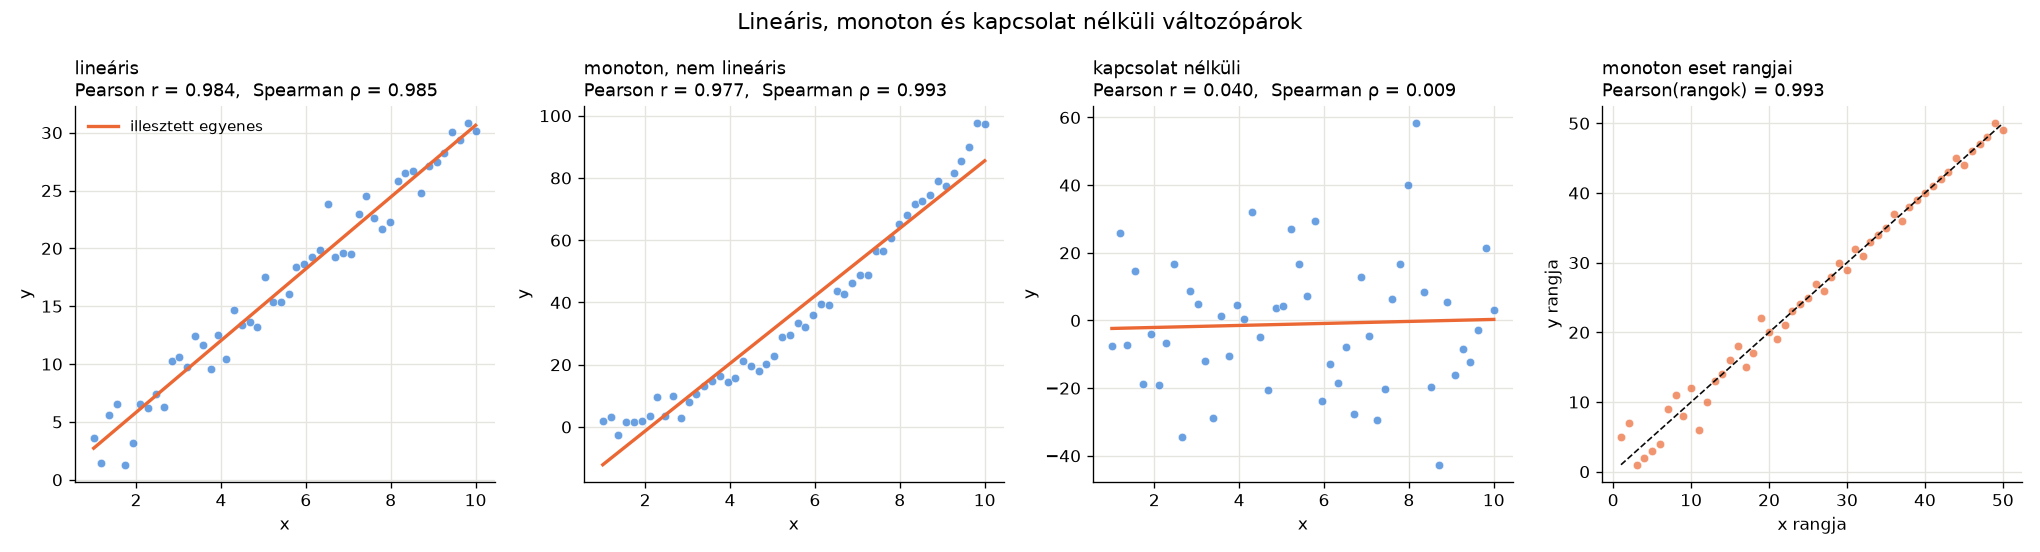

Python code for this plot:
# -*- coding: utf-8 -*-
"""3. Lineáris és monoton kapcsolat összehasonlítása.

Szimulált adatok (rng seed = 42), három változópár:
  1. lineáris kapcsolat,
  2. monoton, de nem lineáris kapcsolat,
  3. kapcsolat nélküli változók.

Pontdiagramot készítünk, és mindhárom esetben kiszámítjuk a Pearson- és a
Spearman-korrelációt. A monoton esetnél a rangok pontdiagramját is
megmutatjuk: a Spearman valójában a rangokra számolt Pearson-korreláció.
"""

import os

import numpy as np
import matplotlib.pyplot as plt
from scipy import stats

MAPPA = os.path.dirname(os.path.abspath(__file__))

SZIN = "#2a78d6"
SZIN2 = "#eb6834"
SZOVEG_SZIN = "#0b0b0b"
RACS_SZIN = "#e5e4df"


def cim(szoveg):
    """Szakaszcím a kimenetben."""
    print()
    print("=" * 70)
    print(szoveg)
    print("=" * 70)


def ax_formaz(ax, cim_szoveg, xlabel, ylabel):
    """Közös formázás: cím, tengelyfeliratok, halvány rács."""
    ax.set_title(cim_szoveg, loc="left", fontsize=11)
    ax.set_xlabel(xlabel)
    ax.set_ylabel(ylabel)
    ax.grid(color=RACS_SZIN, linewidth=0.8)
    ax.set_axisbelow(True)
    for oldal in ("top", "right"):
        ax.spines[oldal].set_visible(False)


def adatok():
    rng = np.random.default_rng(42)
    x = np.linspace(1, 10, 50)
    y_linear = 3 * x + rng.normal(0, 2, 50)
    y_monotonic = x**2 + rng.normal(0, 3, 50)
    y_random = rng.normal(0, 20, 50)
    return x, {
        "lineáris": y_linear,
        "monoton, nem lineáris": y_monotonic,
        "kapcsolat nélküli": y_random,
    }


def abra(x, esetek, eredmenyek):
    fig, tengelyek = plt.subplots(1, 4, figsize=(17, 4.6))
    for ax, (nev, y) in zip(tengelyek, esetek.items()):
        e = eredmenyek[nev]
        ax.scatter(x, y, s=26, color=SZIN, alpha=0.7, edgecolor="white", linewidth=0.5)
        meredekseg, metszet = np.polyfit(x, y, 1)
        ax.plot(x, metszet + meredekseg * x, color=SZIN2, linewidth=2,
                label="illesztett egyenes")
        ax_formaz(ax, "{}\nPearson r = {:.3f},  Spearman ρ = {:.3f}".format(
            nev, e["pearson"], e["spearman"]), "x", "y")

    # A Spearman a rangokra számolt Pearson: a monoton görbe rangjai egy egyenesre esnek.
    y_mon = esetek["monoton, nem lineáris"]
    rang_x, rang_y = stats.rankdata(x), stats.rankdata(y_mon)
    ax = tengelyek[3]
    ax.scatter(rang_x, rang_y, s=26, color=SZIN2, alpha=0.7, edgecolor="white", linewidth=0.5)
    ax.plot([1, len(x)], [1, len(x)], color=SZOVEG_SZIN, linewidth=1, linestyle="--")
    ax_formaz(ax, "monoton eset rangjai\nPearson(rangok) = {:.3f}".format(
        np.corrcoef(rang_x, rang_y)[0, 1]), "x rangja", "y rangja")

    tengelyek[0].legend(loc="upper left", frameon=False, fontsize=9)
    fig.suptitle("Lineáris, monoton és kapcsolat nélküli változópárok", fontsize=13)
    fig.tight_layout()
    fig.savefig(os.path.join(MAPPA, "03_linearis_monoton.png"), dpi=120)


def main():
    x, esetek = adatok()

    cim("Pearson- és Spearman-korreláció a három esetben")
    eredmenyek = {}
    print("  {:<24} {:>10} {:>10} {:>10} {:>10}".format(
        "eset", "Pearson r", "p", "Spearman ρ", "p"))
    for nev, y in esetek.items():
        p = stats.pearsonr(x, y)
        s = stats.spearmanr(x, y)
        eredmenyek[nev] = {"pearson": p.statistic, "spearman": s.statistic}
        print("  {:<24} {:>10.3f} {:>10.2e} {:>10.3f} {:>10.2e}".format(
            nev, p.statistic, p.pvalue, s.statistic, s.pvalue))

    # A lineáris illesztés hibája a monoton esetben: a reziduumok rendszeres mintázatot mutatnak.
    y_mon = esetek["monoton, nem lineáris"]
    meredekseg, metszet = np.polyfit(x, y_mon, 1)
    rezid = y_mon - (metszet + meredekseg * x)
    harmad = len(x) // 3
    print()
    print("A monoton eset egyenes körüli reziduumainak átlaga szakaszonként:")
    print("  eleje: {:+.1f}, közepe: {:+.1f}, vége: {:+.1f}  (U alak → a kapcsolat görbült)".format(
        rezid[:harmad].mean(), rezid[harmad:-harmad].mean(), rezid[-harmad:].mean()))

    lin, mon, ves = (eredmenyek[nev] for nev in esetek)
    cim("Értelmezés")
    print("Melyik mutató méri elsősorban a lineáris kapcsolatot?")
    print("  A Pearson-korreláció. A lineáris esetben r = {:.3f}, ρ = {:.3f}: amikor a pontok"
          .format(lin["pearson"], lin["spearman"]))
    print("  egy egyenes körül szóródnak, a két mutató szinte azonos.")
    print()
    print("Melyik mutató érzékeli jobban a nem lineáris, de monoton kapcsolatot?")
    print("  A Spearman-korreláció: ρ = {:.3f} > r = {:.3f}. Az x² az [1; 10] szakaszon"
          .format(mon["spearman"], mon["pearson"]))
    print("  szigorúan növekvő, így a két rangsor szinte egyezik, a Spearman ezért 1 közeli.")
    print("  A Pearson is magas, mert az 1–10 tartományon az x² még jól közelíthető egyenessel,")
    print("  de a reziduumok U alakja és a pontdiagram is mutatja, hogy a kapcsolat nem lineáris.")
    print()
    print("Mi történik kapcsolat nélküli változók esetén?")
    print("  Mindkét mutató 0 közeli (r = {:.3f}, ρ = {:.3f}), és a p-értékek alapján nem"
          .format(ves["pearson"], ves["spearman"]))
    print("  különböznek szignifikánsan 0-tól: nincs sem lineáris, sem monoton kapcsolat.")

    cim("Fő következtetés")
    print("- A Pearson-korreláció a lineáris kapcsolat erősségét méri.")
    print("- A Spearman-korreláció a monoton kapcsolatot méri a rangsorok alapján.")
    print("- Az erős Spearman-korreláció nem feltétlenül jelent lineáris kapcsolatot.")

    abra(x, esetek, eredmenyek)
    plt.show()


if __name__ == "__main__":
    main()
